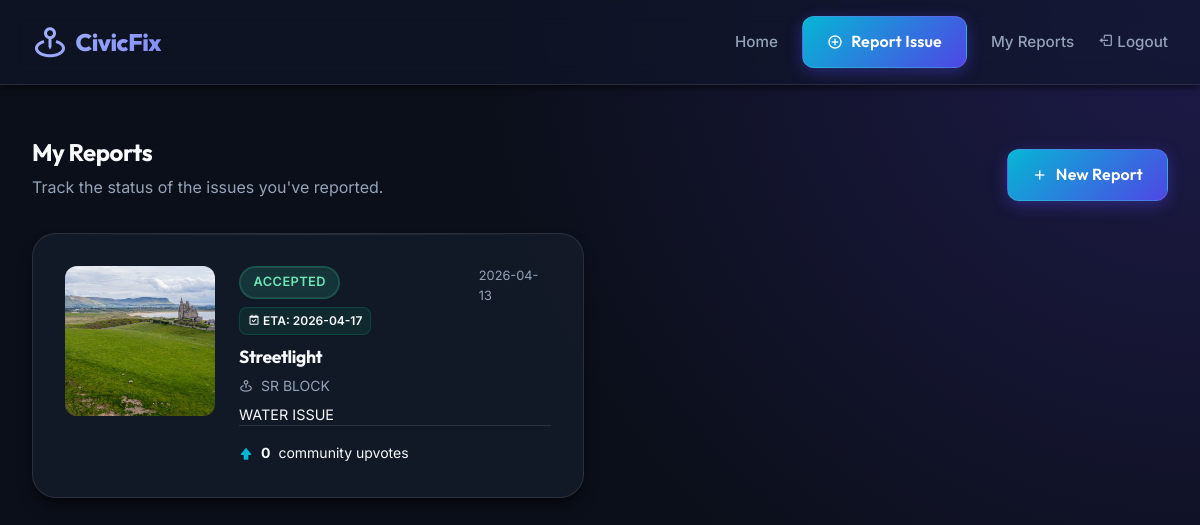
The app's page /my_complaints (signed in) with its own data.
### tables this page shows
CREATE TABLE complaints (
    id INTEGER PRIMARY KEY AUTOINCREMENT,
    user_id INTEGER NOT NULL,
    issue_type TEXT NOT NULL,
    description TEXT NOT NULL,
    location TEXT NOT NULL,
    image_path TEXT,
    status TEXT DEFAULT 'Pending',
    rejection_reason TEXT,
    date TIMESTAMP DEFAULT CURRENT_TIMESTAMP,
    upvotes INTEGER DEFAULT 0, assigned_to INTEGER, estimated_completion_date TIMESTAMP, ai_analysis TEXT,
    FOREIGN KEY (user_id) REFERENCES users (id)
);

### app.py (the view)
@app.route('/my_complaints')
def my_complaints():
    if 'user_id' not in session:
        return redirect(url_for('login'))
    conn = get_db_connection()
    complaints = conn.execute('''
        SELECT * FROM complaints WHERE user_id = ? ORDER BY date DESC
    ''', (session['user_id'],)).fetchall()
    conn.close()
    return render_template('my_complaints.html', complaints=complaints)

### app.py (called while the page is built)
def get_db_connection():
    conn = sqlite3.connect('database.db')
    conn.row_factory = sqlite3.Row
    return conn

@app.before_request
def require_login():
    allowed_endpoints = ['login', 'register', 'forgot_password', 'verify_otp', 'reset_password', 'static', 'api_send_otp', 'api_verify_otp', 'api_reset_password']
    if request.endpoint not in allowed_endpoints and 'user_id' not in session:
        if request.path.startswith('/api/'):
            return jsonify({'error': 'Unauthorized'}), 401
        flash('Please log in to access this page.', 'warning')
        return redirect(url_for('login'))

### templates/my_complaints.html (shortened to what this page needs)
{% extends 'base.html' %}
{% block content %}
<div style="display: flex; justify-content: space-between; align-items: flex-end; margin-bottom: 2rem;">
    <div>
        <h2 style="color: var(--text-main);">My Reports</h2>
        <p style="color: var(--text-muted); margin-top: 0.25rem;">Track the status of the issues you've reported.</p>
    </div>
    <a href="{{ url_for('report_issue') }}" class="btn btn-primary">
        <i class='bx bx-plus'></i> New Report
    </a>
</div>
<div class="grid grid-cols-2">
    {% for complaint in complaints %}
    <div class="card" onclick="window.location.href='{{ url_for('view_issue', id=complaint.id) }}'" style="display: flex; gap: 1.5rem; flex-direction: row; cursor: pointer;">
        {% if complaint.image_path %}
        <div style="width: 150px; height: 150px; flex-shrink: 0;">
            <img src="{{ url_for('static', filename=complaint.image_path) }}" alt="Issue Photo" style="width: 100%; height: 100%; object-fit: cover; border-radius: var(--radius-md);">
        </div>
        {% endif %}
        <div style="flex: 1; display: flex; flex-direction: column;">
            <div style="display: flex; justify-content: space-between; align-items: flex-start; margin-bottom: 0.5rem;">
                <div style="display: flex; align-items: center; gap: 0.5rem; flex-wrap: wrap;">
                    <span class="badge
                        {% if complaint.status == 'Pending' %}badge-pending
                        {% elif complaint.status == 'Accepted' %}badge-resolved
                        {% else %}badge-rejected{% endif %}">
                        {{ complaint.status }}
                    </span>
                    {% if complaint.estimated_completion_date %}
                    <span style="font-size: 0.75rem; color: var(--success); font-weight: 600; background: rgba(16, 185, 129, 0.1); padding: 0.2rem 0.5rem; border-radius: var(--radius-sm); border: 1px solid rgba(16,185,129,0.2);"><i class='bx bx-calendar-check'></i> ETA: {{ complaint.estimated_completion_date }}</span>
                    {% endif %}
                </div>
                <span style="font-size: 0.8rem; color: var(--text-muted);">{{ complaint.date.split(' ')[0] }}</span>
            </div>
            <h3 style="font-size: 1.1rem; margin-bottom: 0.25rem;">{{ complaint.issue_type }}</h3>
            <div style="display: flex; align-items: center; gap: 0.5rem; font-size: 0.875rem; color: var(--text-muted); margin-bottom: 0.5rem;">
                <i class='bx bx-map-pin'></i> {{ complaint.location }}
            </div>
            <p style="font-size: 0.9rem; color: var(--text-main); line-height: 1.4; flex: 1; overflow: hidden; display: -webkit-box; -webkit-line-clamp: 2; -webkit-box-orient: vertical;">
                {{ complaint.description }}
            </p>
            <div style="margin-top: auto; padding-top: 1rem; border-top: 1px solid var(--border); font-size: 0.875rem; display: flex; align-items: center; gap: 0.5rem;">
                <i class='bx bxs-upvote' style="color: var(--primary)"></i>
                <strong>{{ complaint.upvotes }}</strong> community upvotes
            </div>
        </div>
    </div>
    {% endfor %}
</div>
{% endblock %}

### static/css/style.css (style rules this page uses)
:root { --bg-base: #0B0F19; --bg-gradient: radial-gradient(circle at top right, #1E1B4B, #0B0F19 50%), radial-gradient(circle at bottom left, #064E3B, #0B0F19); --primary: #06B6D4; --primary-hover: #0891B2; --primary-glow: rgba(6, 182, 212, 0.4); --secondary: #10B981; --secondary-glow: rgba(16, 185, 129, 0.4); --accent: #F59E0B; --accent-glow: rgba(245, 158, 11, 0.4); --danger: #EF4444; --danger-glow: rgba(239, 68, 68, 0.4); --surface: rgba(30, 41, 59, 0.4); --surface-hover: rgba(30, 41, 59, 0.7); --border: rgba(255, 255, 255, 0.1); --border-focus: rgba(6, 182, 212, 0.5); --text-main: #F8FAFC; --text-muted: #94A3B8; --shadow-sm: 0 4px 6px -1px rgba(0, 0, 0, 0.5); --shadow-md: 0 10px 15px -3px rgba(0, 0, 0, 0.5), 0 4px 6px -2px rgba(0, 0, 0, 0.3); --shadow-glow: 0 0 20px var(--primary-glow); --radius-sm: 0.5rem; --radius-md: 0.75rem; --radius-lg: 1.25rem; --radius-xl: 1.5rem; --glass-blur: blur(12px); --glass-blur-heavy: blur(24px); }
* { box-sizing: border-box; margin: 0; padding: 0; }
body { background-color: var(--bg-base); background-image: var(--bg-gradient); background-attachment: fixed; color: var(--text-main); line-height: 1.6; -webkit-font-smoothing: antialiased; min-height: 100vh; display: flex; flex-direction: column; font-family: 'Inter', system-ui, sans-serif; overflow-x: hidden; }
h1, h2, h3, h4, h5, h6 { font-family: 'Outfit', system-ui, sans-serif; letter-spacing: -0.02em; }
.btn { display: inline-flex; align-items: center; justify-content: center; padding: 0.75rem 1.5rem; border-radius: var(--radius-md); font-weight: 600; font-family: 'Outfit', sans-serif; cursor: pointer; transition: all 0.3s cubic-bezier(0.4, 0, 0.2, 1); border: 1px solid transparent; text-decoration: none; gap: 0.5rem; letter-spacing: 0.01em; position: relative; overflow: hidden; }
.btn-primary { background: linear-gradient(135deg, var(--primary), #4F46E5); color: #fff; border: 1px solid rgba(255,255,255,0.1); box-shadow: 0 4px 15px rgba(79, 70, 229, 0.4); }
.card { background: var(--surface); backdrop-filter: var(--glass-blur); -webkit-backdrop-filter: var(--glass-blur); border: 1px solid var(--border); border-radius: var(--radius-xl); box-shadow: var(--shadow-md); padding: 2rem; transition: all 0.4s cubic-bezier(0.16, 1, 0.3, 1); position: relative; overflow: hidden; }
.card::before { content: ''; position: absolute; top: 0; left: 0; width: 100%; height: 1px; background: linear-gradient(90deg, transparent, rgba(255,255,255,0.2), transparent); opacity: 0.5; }
::placeholder { color: var(--text-muted); opacity: 0.7; }
.badge { padding: 0.35rem 0.85rem; border-radius: 999px; font-size: 0.8rem; font-weight: 600; letter-spacing: 0.03em; text-transform: uppercase; backdrop-filter: blur(4px); box-shadow: inset 0 0 0 1px rgba(255,255,255,0.1); }
.badge-resolved { background: rgba(16, 185, 129, 0.15); color: #6EE7B7; border: 1px solid rgba(16, 185, 129, 0.3); }
.grid { display: grid; gap: 2rem; }
@media (min-width: 768px) { .grid-cols-2 { grid-template-columns: repeat(2, 1fr); } }

### records on screen
complaints: image_path (picture), status "ACCEPTED", estimated_completion_date "2026-04-17", date "2026-04-13", issue_type "Streetlight", location "SR BLOCK", description "WATER ISSUE", upvotes "0"
